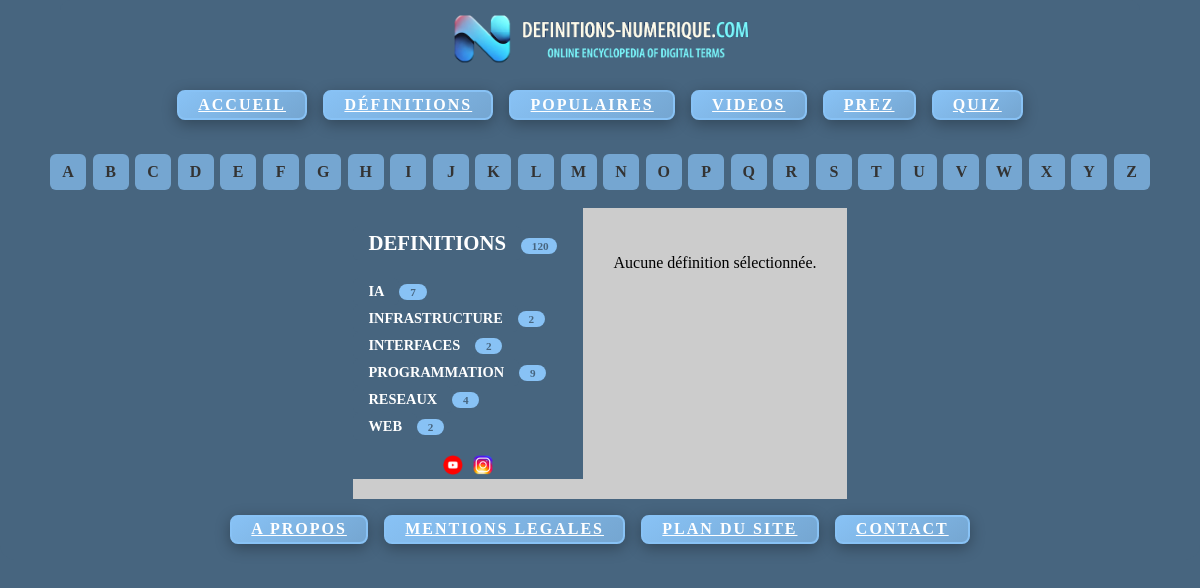
/affichedef.php, run on the app's committed database.
### tables this page shows
CREATE TABLE `categorie` (
  `catid` int(10) NOT NULL,
  `catnom` varchar(100) NOT NULL
);

### gauche.php (the view, shortened to what this page needs)
<?php
$conn = new mysqli($_ENV['DB_SERVERNAME'], $_ENV['DB_USERNAME'], $_ENV['DB_PASSWORD'], $_ENV['DB_NAME']);
	$conn->set_charset("utf8mb4");
$conn2 = new mysqli($_ENV['DB_SERVERNAME'], $_ENV['DB_USERNAME'], $_ENV['DB_PASSWORD'], $_ENV['DB_NAME']);
	$conn2->set_charset("utf8mb4");
   printf ("<br><a href='definitions.php' class='rubriqueDEF'>DEFINITIONS</a>");
if ($result3 = mysqli_query($conn, "SELECT COUNT(*) as total from definition"))
{
    while ($row3 = $result3->fetch_assoc())
	{
        		printf ("<span class='styled-span'> %s </span><br><br>", $row3['total']);
 	 }
  }
else
		{
		}
if ($result = mysqli_query($conn, "SELECT * from categorie ORDER BY catnom "))
{
    while ($row = $result->fetch_assoc())
	{
        printf ("<a href='categoriedetail.php?catid=%s' class='rubrique'>%s</a>", $row['catid'], $row['catnom']);
		$catid = intval($row['catid']);
		$sql2="SELECT COUNT(*) as total FROM lien WHERE catid=" . $catid;
		if ($result2 = mysqli_query($conn2,$sql2 ))
		{
			while ($row2 = $result2->fetch_assoc())
			{
				printf ("<span class='styled-span'> %s </span>&nbsp;&nbsp;&nbsp;<br>", $row2['total']);
			}
		}
		else
		{
		}
	}
}
?>
        <div class="reseau-container">
            <div class="reseau-item">
                <a href="https://youtube.com/@definitionsnumerique" target="_blank">
				<img src="y.png" class="imageRéseaux"></a>
                <a href="https://instagram.com/definitionsnumerique" target="_blank">
				<img src="i.png" class="imageRéseaux"></a>
            </div>
        </div>

### style.css (style rules this page uses)
:root { --color-light-blue: #88C2F5; --color-blue: #75A6D1; --color-dark-blue: #5E86A8; --color-darker-blue: #47657F; --color-deep-blue: #324759; --color-white: #FFFFFF; }
img { max-width: 100%; height: auto; }
.rubrique { display: inline-block; padding: 5px 15px; font-size: 0.9rem; font-weight: bold; text-transform: uppercase; text-decoration: none; color: var(--color-white); background: var(--color-darker-blue); border-radius: 5px; transition: background 0.3s ease, color 0.3s ease; }
.rubriqueDEF { display: inline-block; padding: 5px 15px; font-size: 1.3rem; font-weight: bold; text-transform: uppercase; text-decoration: none; color: var(--color-white); background: var(--color-darker-blue); border-radius: 5px; transition: background 0.3s ease, color 0.3s ease; }
.styled-span { background-color: var(--color-light-blue); color: var(--color-darker-blue); padding: 2px 8px; font-size: 0.7rem; border-radius: 8px; font-weight: bold; }
body { margin: 0; padding: 0; background-color: var(--color-darker-blue); }
.reseau-container { display: flex; flex-wrap: wrap; justify-content: center; gap: 10px; margin-top: 15px; position: static; }
.reseau-item { display: flex; align-items: center; gap: 10px; }
.imageRéseaux { height: 20px; width: 20px; }

### data on the page
categorie: catnom "IA", total "7"
categorie: catnom "INFRASTRUCTURE", total "2"
categorie: catnom "INTERFACES", total "2"
categorie: catnom "PROGRAMMATION", total "9"
categorie: catnom "RESEAUX", total "4"
categorie: catnom "WEB", total "2"

### other printed values
$lettre "A"
$lettre "B"
$lettre "C"
$lettre "D"
$lettre "E"
$lettre "F"
$lettre "G"
$lettre "H"
$lettre "I"
$lettre "J"
$lettre "K"
$lettre "L"
$lettre "M"
$lettre "N"
$lettre "O"
